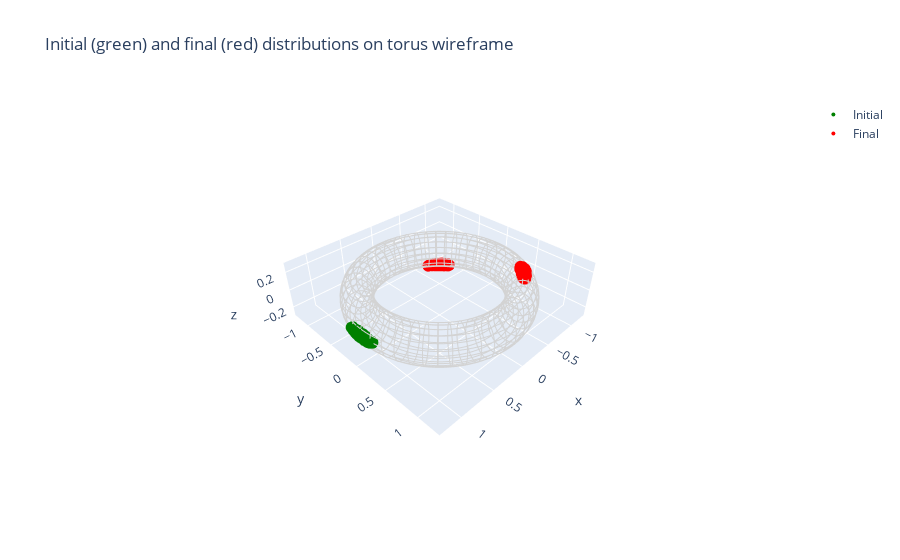

The cell this chart's notebook holds for it:
### Code cell
import torch
import plotly.graph_objects as go
import math

# Torus parameters
R = 1.0
r = 0.2
n_theta = 50   # number of circles along the main axis
n_phi = 20     # number of circles along the tube
n_points = 100 # points per circle

# --- Generate torus wireframe ---
theta_vals = torch.linspace(0, 2*math.pi, n_theta)
phi_vals = torch.linspace(0, 2*math.pi, n_phi)
theta_circle = torch.linspace(0, 2*math.pi, n_points)
phi_circle = torch.linspace(0, 2*math.pi, n_points)

torus_lines = []

# Circles along the tube (phi direction) for each theta
for theta in theta_vals:
    x = (R + r * torch.cos(phi_circle)) * torch.cos(theta)
    y = (R + r * torch.cos(phi_circle)) * torch.sin(theta)
    z = r * torch.sin(phi_circle)
    torus_lines.append(go.Scatter3d(x=x.numpy(), y=y.numpy(), z=z.numpy(),
                                    mode='lines', line=dict(color='lightgrey', width=2),
                                    showlegend=False))

# Circles along the main axis (theta direction) for each phi
for phi in phi_vals:
    x = (R + r * torch.cos(phi)) * torch.cos(theta_circle)
    y = (R + r * torch.cos(phi)) * torch.sin(theta_circle)
    z = r * torch.sin(phi) * torch.ones_like(theta_circle)
    torus_lines.append(go.Scatter3d(x=x.numpy(), y=y.numpy(), z=z.numpy(),
                                    mode='lines', line=dict(color='lightgrey', width=2),
                                    showlegend=False))



def torus_to_xyz(theta_phi, R=1.0, r=0.2):
    theta = theta_phi[:,0]
    phi = theta_phi[:,1]
    x = (R + r * torch.cos(phi)) * torch.cos(theta)
    y = (R + r * torch.cos(phi)) * torch.sin(theta)
    z = r * torch.sin(phi)
    return torch.stack([x,y,z], dim=1)

# --- Generate scatter points ---
init_points = torus_to_xyz(make_init_dist())
final_points = torus_to_xyz(make_final_dist())

init_scatter = go.Scatter3d(
    x=init_points[:,0].numpy(),
    y=init_points[:,1].numpy(),
    z=init_points[:,2].numpy(),
    mode='markers',
    marker=dict(size=4, color='green'),
    name='Initial'
)

final_scatter = go.Scatter3d(
    x=final_points[:,0].numpy(),
    y=final_points[:,1].numpy(),
    z=final_points[:,2].numpy(),
    mode='markers',
    marker=dict(size=4, color='red'),
    name='Final'
)

# --- Combine everything ---
fig = go.Figure(data=torus_lines + [init_scatter, final_scatter])

fig.update_layout(
    scene=dict(
        xaxis=dict(range=[-1.3,1.3]),
        yaxis=dict(range=[-1.3,1.3]),
        zaxis=dict(range=[-0.3,0.3]),
        aspectmode='manual',
        aspectratio=dict(x=1, y=1, z=0.3)
    ),
    title="Initial (green) and final (red) distributions on torus wireframe"
)

fig.show()
